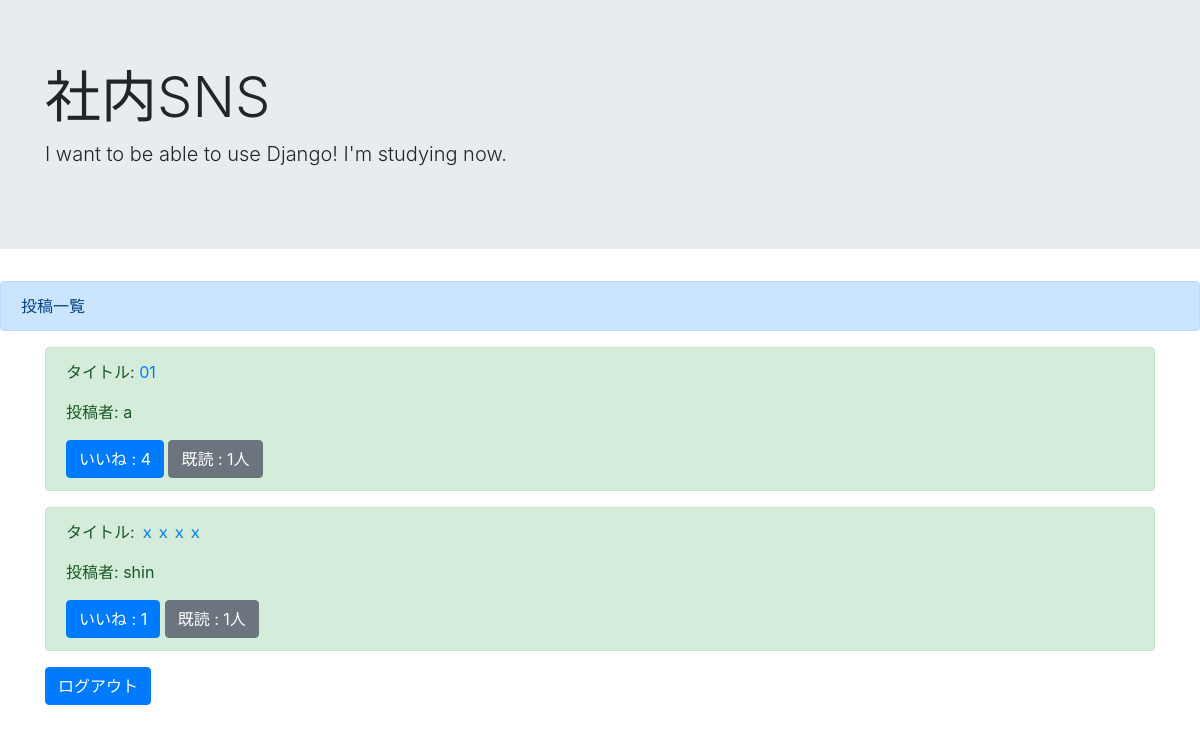
Before: /list/ (signed in) with the older database file.
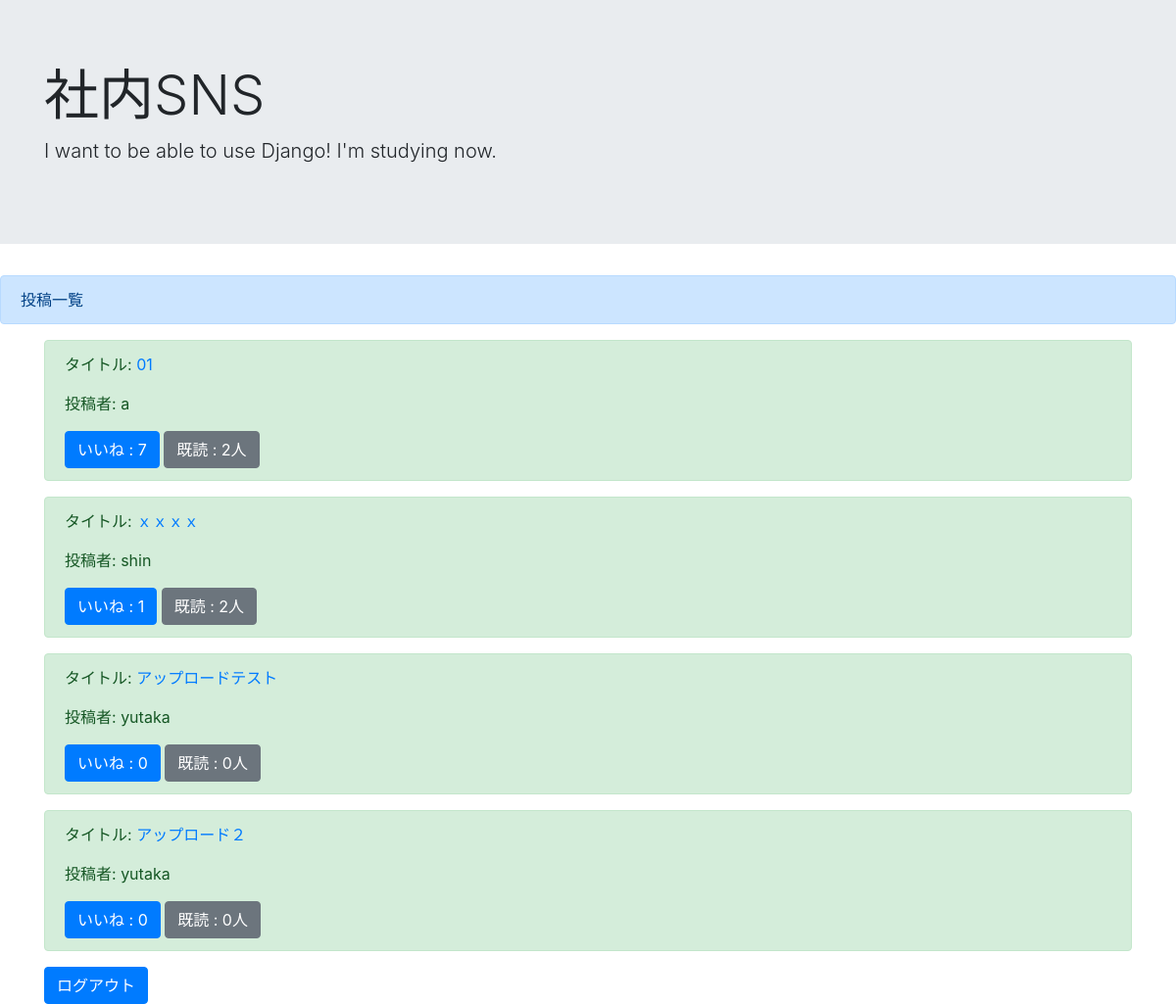
After: the same page with the newer database file.
### boardapp/models.py (models this page shows, shortened)
class BoardModel(models.Model):
    title = models.CharField(max_length=100)
    content = models.TextField()
    author = models.CharField(max_length=100)
    images = models.ImageField(upload_to='')
    good = models.IntegerField(null=True, blank=True, default=0)
    read = models.IntegerField(default=0)
    readtext = models.CharField(max_length=200, default="")

### boardapp/views.py (the view)
# urls.py: path('list/', listfunc, name='list'),
@login_required
def listfunc(request):
    object_list = BoardModel.objects.all()
    return render(request, 'list.html', {'object_list': object_list})

### templates/list.html (shortened to what this page needs)
{% extends 'base.html' %}
    {% block header %}
    <div class="alert alert-primary" role="alert">
      投稿一覧
    </div>
    {% endblock header %}
    {% block content %}
    <div class="container">
        {% for item in object_list %}
            <div class="alert alert-success" role="alert">
                <p>タイトル: <a href="{% url 'detail' item.pk %}">{{ item.title }}</a></p>
                <p>投稿者: {{ item.author }}</p>
                <a href="#" class="btn btn-primary" role="button" aria-pressed="true">いいね : {{ item.good }}</a>
                <a href="#" class="btn btn-secondary" role="button" aria-pressed="true">既読 : {{ item.read }}人</a>
            </div>
        {% endfor %}
        <a href="{% url 'logout' %}" class="btn btn-primary" role="button">ログアウト</a>
    </div>
    {% endblock content %}

### templates/base.html (shortened to what this page needs)
<!doctype html>
<html lang="ja">
  <head>
    <link rel="stylesheet" href="https://stackpath.bootstrapcdn.com/bootstrap/4.3.1/css/bootstrap.min.css">
  </head>
  <body>
    <div class="jumbotron jumbotron-fluid">
      <div class="container">
        <h1 class="display-4">社内SNS</h1>
        <p class="lead">I want to be able to use Django! I'm studying now.</p>
      </div>
    </div>
        {% block header %}
        {% endblock header %}
        {% block content %}
        {% endblock content %}
  </body>
</html>

Changed rows visible on the page:
changed BoardModel (number 1 of 4 on the later page): good "4" → "7"; read "1" → "2"
changed BoardModel "ｘｘｘｘ": read "1" → "2"
added BoardModel: title "アップロードテスト", author "yutaka", good "0", read "0"
added BoardModel: title "アップロード２", author "yutaka", good "0", read "0"
